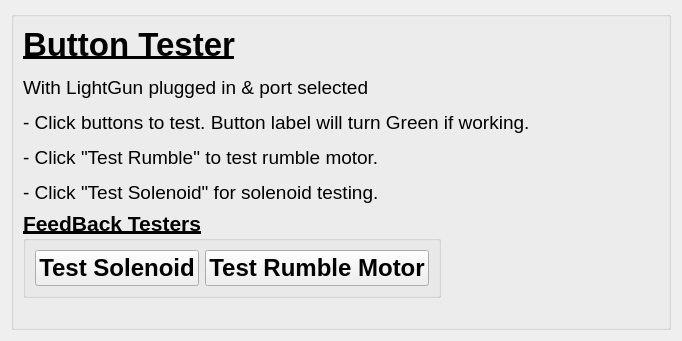
          <widget class="QWidget" name="tab_3">
           <attribute name="title">
            <string>Buttons/Feedback</string>
           </attribute>
           <layout class="QGridLayout" name="gridLayout_12">
            <item row="0" column="2">
             <widget class="QGroupBox" name="buttonsTestArea">
              <property name="title">
               <string/>
              </property>
              <layout class="QGridLayout" name="gridLayout">
               <item row="5" column="2">
                <widget class="QLabel" name="btnGunLeftLabel">
                 <property name="maximumSize">
                  <size>
                   <width>250</width>
                   <height>250</height>
                  </size>
                 </property>
                 <property name="frameShape">
                  <enum>QFrame::NoFrame</enum>
                 </property>
                 <property name="frameShadow">
                  <enum>QFrame::Raised</enum>
                 </property>
                 <property name="text">
                  <string>&lt;html&gt;&lt;head/&gt;&lt;body&gt;&lt;p align=&quot;center&quot;&gt;&lt;img src=&quot;:/images/icons/T_Left_Key_Vintage.png&quot; width=&quot;115&quot; height=&quot;115&quot;/&gt;&lt;/p&gt;&lt;/body&gt;&lt;/html&gt;</string>
                 </property>
                 <property name="textFormat">
                  <enum>Qt::RichText</enum>
                 </property>
                 <property name="alignment">
                  <set>Qt::AlignCenter</set>
                 </property>
                </widget>
               </item>
               <item row="4" column="14">
                <widget class="QLabel" name="btnSelectLabel">
                 <property name="minimumSize">
                  <size>
                   <width>0</width>
                   <height>0</height>
                  </size>
                 </property>
                 <property name="maximumSize">
                  <size>
                   <width>250</width>
                   <height>250</height>
                  </size>
                 </property>
                 <property name="frameShape">
                  <enum>QFrame::NoFrame</enum>
                 </property>
                 <property name="frameShadow">
                  <enum>QFrame::Raised</enum>
                 </property>
                 <property name="text">
                  <string>&lt;html&gt;&lt;head/&gt;&lt;body&gt;&lt;p align=&quot;center&quot;&gt;&lt;img src=&quot;:/images/icons/Select.png&quot; width=&quot;115&quot; height=&quot;115&quot;/&gt;&lt;/p&gt;&lt;/body&gt;&lt;/html&gt;</string>
                 </property>
                 <property name="textFormat">
                  <enum>Qt::RichText</enum>
                 </property>
                 <property name="alignment">
                  <set>Qt::AlignCenter</set>
                 </property>
                </widget>
               </item>
               <item row="4" column="11">
                <widget class="QLabel" name="btnBLabel">
                 <property name="maximumSize">
                  <size>
                   <width>250</width>
                   <height>250</height>
                  </size>
                 </property>
                 <property name="frameShape">
                  <enum>QFrame::NoFrame</enum>
                 </property>
                 <property name="frameShadow">
                  <enum>QFrame::Raised</enum>
                 </property>
                 <property name="text">
                  <string>&lt;html&gt;&lt;head/&gt;&lt;body&gt;&lt;p align=&quot;center&quot;&gt;&lt;img src=&quot;:/images/icons/T_B_Key_Vintage.png&quot; width=&quot;115&quot; height=&quot;115&quot;/&gt;&lt;/p&gt;&lt;/body&gt;&lt;/html&gt;</string>
                 </property>
                 <property name="textFormat">
                  <enum>Qt::RichText</enum>
                 </property>
                 <property name="alignment">
                  <set>Qt::AlignCenter</set>
                 </property>
                </widget>
               </item>
               <item row="2" column="11">
                <widget class="QLabel" name="btnPumpLabel">
                 <property name="maximumSize">
                  <size>
                   <width>400</width>
                   <height>400</height>
                  </size>
                 </property>
                 <property name="frameShape">
                  <enum>QFrame::Box</enum>
                 </property>
                 <property name="frameShadow">
                  <enum>QFrame::Raised</enum>
                 </property>
                 <property name="lineWidth">
                  <number>0</number>
                 </property>
                 <property name="text">
                  <string>&lt;html&gt;&lt;head/&gt;&lt;body&gt;&lt;p align=&quot;center&quot;&gt;&lt;img src=&quot;:/images/icons/Pump.png&quot; width=&quot;115&quot; height=&quot;115&quot;/&gt;&lt;/p&gt;&lt;/body&gt;&lt;/html&gt;</string>
                 </property>
                 <property name="textFormat">
                  <enum>Qt::RichText</enum>
                 </property>
                 <property name="alignment">
                  <set>Qt::AlignCenter</set>
                 </property>
                </widget>
               </item>
               <item row="2" column="1" colspan="2">
                <widget class="QLabel" name="label_18">
                 <property name="sizePolicy">
                  <sizepolicy hsizetype="Minimum" vsizetype="Minimum">
                   <horstretch>0</horstretch>
                   <verstretch>0</verstretch>
                  </sizepolicy>
                 </property>
                 <property name="minimumSize">
                  <size>
                   <width>600</width>
                   <height>60</height>
                  </size>
                 </property>
                 <property name="maximumSize">
                  <size>
                   <width>450</width>
                   <height>300</height>
                  </size>
                 </property>
                 <property name="font">
                  <font>
                   <pointsize>25</pointsize>
                   <bold>true</bold>
                  </font>
                 </property>
                 <property name="layoutDirection">
                  <enum>Qt::LeftToRight</enum>
                 </property>
                 <property name="text">
                  <string>&lt;html&gt;&lt;head/&gt;&lt;body&gt;&lt;p&gt;&lt;span style=&quot; text-decoration: underline;&quot;&gt;Button Tester&lt;/span&gt;&lt;/p&gt;&lt;p&gt;&lt;span style=&quot; font-size:14pt; font-weight:400;&quot;&gt;With LightGun plugged in &amp;amp; port selected&lt;/span&gt;&lt;/p&gt;&lt;p&gt;&lt;span style=&quot; font-size:14pt; font-weight:400;&quot;&gt;- Click buttons to test. Button label will turn Green if working.&lt;/span&gt;&lt;/p&gt;&lt;p&gt;&lt;span style=&quot; font-size:14pt; font-weight:400;&quot;&gt;- Click &amp;quot;Test Rumble&amp;quot; to test rumble motor.&lt;/span&gt;&lt;/p&gt;&lt;p&gt;&lt;span style=&quot; font-size:14pt; font-weight:400;&quot;&gt;- Click &amp;quot;Test Solenoid&amp;quot; for solenoid testing.&lt;/span&gt;&lt;/p&gt;&lt;/body&gt;&lt;/html&gt;</string>
                 </property>
                </widget>
               </item>
               <item row="4" column="13">
                <widget class="QLabel" name="btnStartLabel">
                 <property name="maximumSize">
                  <size>
                   <width>250</width>
                   <height>250</height>
                  </size>
                 </property>
                 <property name="frameShape">
                  <enum>QFrame::NoFrame</enum>
                 </property>
                 <property name="frameShadow">
                  <enum>QFrame::Raised</enum>
                 </property>
                 <property name="text">
                  <string>&lt;html&gt;&lt;head/&gt;&lt;body&gt;&lt;p align=&quot;center&quot;&gt;&lt;img src=&quot;:/images/icons/Start.png&quot; width=&quot;115&quot; height=&quot;115&quot;/&gt;&lt;/p&gt;&lt;/body&gt;&lt;/html&gt;</string>
                 </property>
                 <property name="textFormat">
                  <enum>Qt::RichText</enum>
                 </property>
                 <property name="alignment">
                  <set>Qt::AlignCenter</set>
                 </property>
                </widget>
               </item>
               <item row="5" column="3">
                <widget class="QLabel" name="btnGunDownLabel">
                 <property name="maximumSize">
                  <size>
                   <width>250</width>
                   <height>250</height>
                  </size>
                 </property>
                 <property name="frameShape">
                  <enum>QFrame::NoFrame</enum>
                 </property>
                 <property name="frameShadow">
                  <enum>QFrame::Raised</enum>
                 </property>
                 <property name="text">
                  <string>&lt;html&gt;&lt;head/&gt;&lt;body&gt;&lt;p align=&quot;center&quot;&gt;&lt;img src=&quot;:/images/icons/T_Down_Key_Vintage.png&quot; width=&quot;115&quot; height=&quot;115&quot;/&gt;&lt;/p&gt;&lt;/body&gt;&lt;/html&gt;</string>
                 </property>
                 <property name="textFormat">
                  <enum>Qt::RichText</enum>
                 </property>
                 <property name="alignment">
                  <set>Qt::AlignCenter</set>
                 </property>
                </widget>
               </item>
               <item row="2" column="10">
                <widget class="QLabel" name="btnTriggerLabel">
                 <property name="enabled">
                  <bool>true</bool>
                 </property>
                 <property name="maximumSize">
                  <size>
                   <width>400</width>
                   <height>400</height>
                  </size>
                 </property>
                 <property name="frameShape">
                  <enum>QFrame::Box</enum>
                 </property>
                 <property name="frameShadow">
                  <enum>QFrame::Plain</enum>
                 </property>
                 <property name="lineWidth">
                  <number>0</number>
                 </property>
                 <property name="text">
                  <string>&lt;html&gt;&lt;head/&gt;&lt;body&gt;&lt;p align=&quot;center&quot;&gt;&lt;img src=&quot;:/images/icons/Trigger.png&quot; width=&quot;115&quot; height=&quot;115&quot;/&gt;&lt;/p&gt;&lt;/body&gt;&lt;/html&gt;</string>
                 </property>
                 <property name="textFormat">
                  <enum>Qt::RichText</enum>
                 </property>
                 <property name="alignment">
                  <set>Qt::AlignCenter</set>
                 </property>
                 <property name="margin">
                  <number>5</number>
                 </property>
                </widget>
               </item>
               <item row="4" column="3">
                <widget class="QLabel" name="btnGunUpLabel">
                 <property name="maximumSize">
                  <size>
                   <width>250</width>
                   <height>250</height>
                  </size>
                 </property>
                 <property name="frameShape">
                  <enum>QFrame::NoFrame</enum>
                 </property>
                 <property name="frameShadow">
                  <enum>QFrame::Raised</enum>
                 </property>
                 <property name="text">
                  <string>&lt;html&gt;&lt;head/&gt;&lt;body&gt;&lt;p align=&quot;center&quot;&gt;&lt;img src=&quot;:/images/icons/T_Up_Key_Vintage.png&quot; width=&quot;115&quot; height=&quot;115&quot;/&gt;&lt;/p&gt;&lt;/body&gt;&lt;/html&gt;</string>
                 </property>
                 <property name="textFormat">
                  <enum>Qt::RichText</enum>
                 </property>
                 <property name="alignment">
                  <set>Qt::AlignCenter</set>
                 </property>
                 <property name="margin">
                  <number>5</number>
                 </property>
                </widget>
               </item>
               <item row="2" column="13">
                <widget class="QLabel" name="btnPedalLabel">
                 <property name="maximumSize">
                  <size>
                   <width>300</width>
                   <height>300</height>
                  </size>
                 </property>
                 <property name="frameShape">
                  <enum>QFrame::NoFrame</enum>
                 </property>
                 <property name="frameShadow">
                  <enum>QFrame::Raised</enum>
                 </property>
                 <property name="text">
                  <string>&lt;html&gt;&lt;head/&gt;&lt;body&gt;&lt;p align=&quot;center&quot;&gt;&lt;img src=&quot;:/images/icons/Pedal.png&quot; width=&quot;115&quot; height=&quot;115&quot;/&gt;&lt;/p&gt;&lt;/body&gt;&lt;/html&gt;</string>
                 </property>
                 <property name="textFormat">
                  <enum>Qt::RichText</enum>
                 </property>
                 <property name="alignment">
                  <set>Qt::AlignCenter</set>
                 </property>
                 <property name="margin">
                  <number>5</number>
                 </property>
                </widget>
               </item>
               <item row="2" column="14">
                <widget class="QLabel" name="btnCLabel">
                 <property name="maximumSize">
                  <size>
                   <width>250</width>
                   <height>250</height>
                  </size>
                 </property>
                 <property name="frameShape">
                  <enum>QFrame::NoFrame</enum>
                 </property>
                 <property name="frameShadow">
                  <enum>QFrame::Raised</enum>
                 </property>
                 <property name="text">
                  <string>&lt;html&gt;&lt;head/&gt;&lt;body&gt;&lt;p align=&quot;center&quot;&gt;&lt;img src=&quot;:/images/icons/T_C_Key_Vintage.png&quot; width=&quot;115&quot; height=&quot;115&quot;/&gt;&lt;/p&gt;&lt;/body&gt;&lt;/html&gt;</string>
                 </property>
                 <property name="textFormat">
                  <enum>Qt::RichText</enum>
                 </property>
                 <property name="alignment">
                  <set>Qt::AlignCenter</set>
                 </property>
                </widget>
               </item>
               <item row="5" column="4">
                <widget class="QLabel" name="btnGunRightLabel">
                 <property name="maximumSize">
                  <size>
                   <width>250</width>
                   <height>250</height>
                  </size>
                 </property>
                 <property name="frameShape">
                  <enum>QFrame::NoFrame</enum>
                 </property>
                 <property name="frameShadow">
                  <enum>QFrame::Raised</enum>
                 </property>
                 <property name="text">
                  <string>&lt;html&gt;&lt;head/&gt;&lt;body&gt;&lt;p align=&quot;center&quot;&gt;&lt;img src=&quot;:/images/icons/T_Right_Key_Vintage.png&quot; width=&quot;115&quot; height=&quot;115&quot;/&gt;&lt;/p&gt;&lt;/body&gt;&lt;/html&gt;</string>
                 </property>
                 <property name="textFormat">
                  <enum>Qt::RichText</enum>
                 </property>
                 <property name="alignment">
                  <set>Qt::AlignCenter</set>
                 </property>
                </widget>
               </item>
               <item row="4" column="10">
                <widget class="QLabel" name="btnALabel">
                 <property name="maximumSize">
                  <size>
                   <width>250</width>
                   <height>250</height>
                  </size>
                 </property>
                 <property name="frameShape">
                  <enum>QFrame::NoFrame</enum>
                 </property>
                 <property name="frameShadow">
                  <enum>QFrame::Raised</enum>
                 </property>
                 <property name="text">
                  <string>&lt;html&gt;&lt;head/&gt;&lt;body&gt;&lt;p align=&quot;center&quot;&gt;&lt;img src=&quot;:/images/icons/T_A_Key_Vintage.png&quot; width=&quot;115&quot; height=&quot;115&quot;/&gt;&lt;/p&gt;&lt;/body&gt;&lt;/html&gt;</string>
                 </property>
                 <property name="textFormat">
                  <enum>Qt::RichText</enum>
                 </property>
                 <property name="alignment">
                  <set>Qt::AlignCenter</set>
                 </property>
                </widget>
               </item>
               <item row="4" column="1">
                <widget class="QGroupBox" name="feedbackTestsBox">
                 <property name="font">
                  <font>
                   <pointsize>16</pointsize>
                   <bold>true</bold>
                   <underline>true</underline>
                  </font>
                 </property>
                 <property name="title">
                  <string>FeedBack Testers</string>
                 </property>
                 <layout class="QVBoxLayout" name="verticalLayout_9">
                  <item>
                   <layout class="QHBoxLayout" name="horizontalLayout">
                    <item>
                     <widget class="QPushButton" name="solenoidTestBtn">
                      <property name="font">
                       <font>
                        <pointsize>18</pointsize>
                        <bold>true</bold>
                        <underline>false</underline>
                       </font>
                      </property>
                      <property name="text">
                       <string>Test Solenoid</string>
                      </property>
                     </widget>
                    </item>
                    <item>
                     <widget class="QPushButton" name="rumbleTestBtn">
                      <property name="font">
                       <font>
                        <pointsize>18</pointsize>
                        <bold>true</bold>
                        <underline>false</underline>
                       </font>
                      </property>
                      <property name="text">
                       <string>Test Rumble Motor</string>
                      </property>
                     </widget>
                    </item>
                   </layout>
                  </item>
                 </layout>
                </widget>
               </item>
              </layout>
              <zorder>label_18</zorder>
              <zorder>btnGunDownLabel</zorder>
              <zorder>btnPumpLabel</zorder>
              <zorder>btnTriggerLabel</zorder>
              <zorder>btnPedalLabel</zorder>
              <zorder>btnCLabel</zorder>
              <zorder>btnGunLeftLabel</zorder>
              <zorder>btnGunUpLabel</zorder>
              <zorder>btnGunRightLabel</zorder>
              <zorder>btnALabel</zorder>
              <zorder>btnBLabel</zorder>
              <zorder>btnStartLabel</zorder>
              <zorder>btnSelectLabel</zorder>
              <zorder>feedbackTestsBox</zorder>
             </widget>
            </item>
           </layout>
          </widget>
